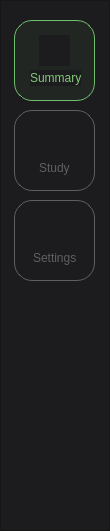
   <widget class="QFrame" name="SideMenu">
    <property name="geometry">
     <rect>
      <x>0</x>
      <y>30</y>
      <width>110</width>
      <height>531</height>
     </rect>
    </property>
    <property name="styleSheet">
     <string notr="true">   QFrame {
    background-color: rgb(28, 28, 30);
}</string>
    </property>
    <property name="frameShape">
     <enum>QFrame::Shape::StyledPanel</enum>
    </property>
    <property name="frameShadow">
     <enum>QFrame::Shadow::Raised</enum>
    </property>
    <widget class="QPushButton" name="Button_Setting">
     <property name="geometry">
      <rect>
       <x>14</x>
       <y>200</y>
       <width>81</width>
       <height>81</height>
      </rect>
     </property>
     <property name="styleSheet">
      <string notr="true">QPushButton {
    border: 1px solid rgb(95, 95, 95);
    border-radius: 18px;
}</string>
     </property>
     <property name="text">
      <string/>
     </property>
     <property name="iconSize">
      <size>
       <width>20</width>
       <height>20</height>
      </size>
     </property>
    </widget>
    <widget class="QPushButton" name="Button_Summary">
     <property name="geometry">
      <rect>
       <x>14</x>
       <y>20</y>
       <width>81</width>
       <height>81</height>
      </rect>
     </property>
     <property name="styleSheet">
      <string notr="true">QPushButton {
    background-color: rgba(80, 130, 80, 25);
    border: 1px solid rgb(110, 190, 110);
    border-radius: 18px;
    color: rgb(150, 220, 140);
}

QPushButton:hover {
    background-color: rgba(100, 180, 100, 35);
    border: 1px solid rgb(140, 220, 130);
}</string>
     </property>
     <property name="text">
      <string/>
     </property>
     <property name="iconSize">
      <size>
       <width>35</width>
       <height>35</height>
      </size>
     </property>
    </widget>
    <widget class="QLabel" name="Label_SummaryIcon">
     <property name="geometry">
      <rect>
       <x>39</x>
       <y>35</y>
       <width>31</width>
       <height>31</height>
      </rect>
     </property>
     <property name="styleSheet">
      <string notr="true">QLabel {
    color: rgb(130, 200, 120);
}</string>
     </property>
     <property name="text">
      <string/>
     </property>
     <property name="pixmap">
      <pixmap>Modules/Assets/Icon/summaryv2.svg</pixmap>
     </property>
     <property name="scaledContents">
      <bool>true</bool>
     </property>
    </widget>
    <widget class="QLabel" name="Label_SettingsIcon">
     <property name="geometry">
      <rect>
       <x>38</x>
       <y>215</y>
       <width>31</width>
       <height>31</height>
      </rect>
     </property>
     <property name="text">
      <string/>
     </property>
     <property name="pixmap">
      <pixmap>Modules/Assets/Icon/cogv3.svg</pixmap>
     </property>
     <property name="scaledContents">
      <bool>true</bool>
     </property>
    </widget>
    <widget class="QLabel" name="Label_SettingsText">
     <property name="geometry">
      <rect>
       <x>33</x>
       <y>250</y>
       <width>51</width>
       <height>16</height>
      </rect>
     </property>
     <property name="styleSheet">
      <string notr="true">QLabel {
    color: rgb(95, 95, 95);
}</string>
     </property>
     <property name="text">
      <string>Settings</string>
     </property>
    </widget>
    <widget class="QLabel" name="Label_SummaryText_2">
     <property name="geometry">
      <rect>
       <x>30</x>
       <y>70</y>
       <width>51</width>
       <height>16</height>
      </rect>
     </property>
     <property name="styleSheet">
      <string notr="true">QLabel {
    color: rgb(130, 200, 120);
}</string>
     </property>
     <property name="text">
      <string>Summary</string>
     </property>
    </widget>
    <widget class="QPushButton" name="Button_Study">
     <property name="geometry">
      <rect>
       <x>14</x>
       <y>110</y>
       <width>81</width>
       <height>81</height>
      </rect>
     </property>
     <property name="styleSheet">
      <string notr="true">QPushButton {
    border: 1px solid rgb(95, 95, 95);
    border-radius: 18px;
}</string>
     </property>
     <property name="text">
      <string/>
     </property>
     <property name="iconSize">
      <size>
       <width>20</width>
       <height>20</height>
      </size>
     </property>
    </widget>
    <widget class="QLabel" name="Label_StudyIcon">
     <property name="geometry">
      <rect>
       <x>38</x>
       <y>127</y>
       <width>31</width>
       <height>31</height>
      </rect>
     </property>
     <property name="text">
      <string/>
     </property>
     <property name="pixmap">
      <pixmap>Modules/Assets/Icon/bookopenv2.svg</pixmap>
     </property>
     <property name="scaledContents">
      <bool>true</bool>
     </property>
    </widget>
    <widget class="QLabel" name="Label_StudyText">
     <property name="geometry">
      <rect>
       <x>39</x>
       <y>160</y>
       <width>51</width>
       <height>16</height>
      </rect>
     </property>
     <property name="styleSheet">
      <string notr="true">QLabel {
    color: rgb(95, 95, 95);
}</string>
     </property>
     <property name="text">
      <string>Study</string>
     </property>
    </widget>
   </widget>
